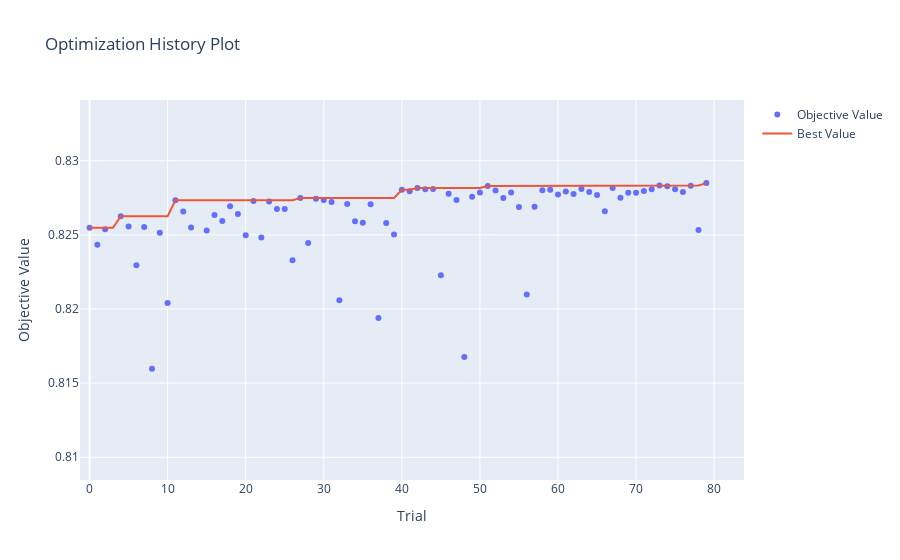
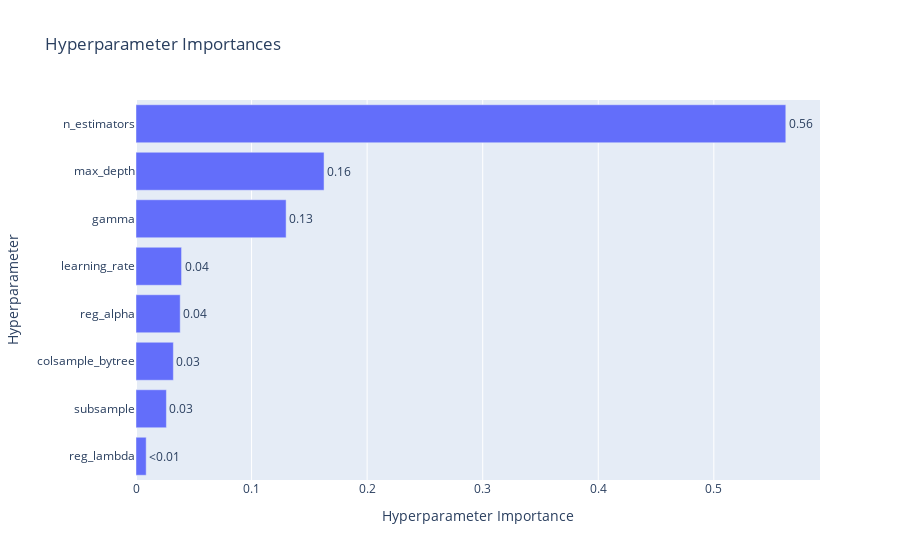

The notebook cell saved with these charts, in order:
### Code cell
plot_optimization_history(study).show()
plot_param_importances(study).show()

### Figure 1 — Plotly figure (JSON) as saved in the notebook; plotly's stock layout.template omitted (floating-point values rounded to 4 significant figures)
{"data": [{"mode": "markers", "name": "Objective Value", "type": "scatter", "x": [0, 1, 2, 3, 4, 5, 6, 7, 8, 9, 10, 11, 12, 13, 14, 15, 16, 17, 18, 19, 20, 21, 22, 23, 24, 25, 26, 27, 28, 29, 30, 31, 32, 33, 34, 35, 36, 37, 38, 39, 40, 41, 42, 43, 44, 45, 46, 47, 48, 49, 50, 51, 52, 53, 54, 55, 56, 57, 58, 59, 60, 61, 62, 63, 64, 65, 66, 67, 68, 69, 70, 71, 72, 73, 74, 75, 76, 77, 78, 79], "y": [0.8255, 0.8243, 0.8254, 0.7625, 0.8263, 0.8256, 0.8229, 0.8255, 0.816, 0.8251, 0.8204, 0.8273, 0.8266, 0.8255, 0.7614, 0.8253, 0.8263, 0.8259, 0.8269, 0.8264, 0.825, 0.8273, 0.8248, 0.8272, 0.8267, 0.8267, 0.8233, 0.8275, 0.8244, 0.8274, 0.8273, 0.8272, 0.8206, 0.8271, 0.8259, 0.8258, 0.8271, 0.8194, 0.8258, 0.825, 0.828, 0.8279, 0.8282, 0.8281, 0.8281, 0.8223, 0.8278, 0.8274, 0.8168, 0.8276, 0.8279, 0.8283, 0.828, 0.8275, 0.8279, 0.8269, 0.821, 0.8269, 0.828, 0.828, 0.8277, 0.8279, 0.8278, 0.8281, 0.8279, 0.8277, 0.8266, 0.8282, 0.8275, 0.8278, 0.8278, 0.828, 0.8281, 0.8283, 0.8283, 0.8281, 0.8279, 0.8283, 0.8253, 0.8285]}, {"mode": "lines", "name": "Best Value", "type": "scatter", "x": [0, 1, 2, 3, 4, 5, 6, 7, 8, 9, 10, 11, 12, 13, 14, 15, 16, 17, 18, 19, 20, 21, 22, 23, 24, 25, 26, 27, 28, 29, 30, 31, 32, 33, 34, 35, 36, 37, 38, 39, 40, 41, 42, 43, 44, 45, 46, 47, 48, 49, 50, 51, 52, 53, 54, 55, 56, 57, 58, 59, 60, 61, 62, 63, 64, 65, 66, 67, 68, 69, 70, 71, 72, 73, 74, 75, 76, 77, 78, 79], "y": [0.8255, 0.8255, 0.8255, 0.8255, 0.8263, 0.8263, 0.8263, 0.8263, 0.8263, 0.8263, 0.8263, 0.8273, 0.8273, 0.8273, 0.8273, 0.8273, 0.8273, 0.8273, 0.8273, 0.8273, 0.8273, 0.8273, 0.8273, 0.8273, 0.8273, 0.8273, 0.8273, 0.8275, 0.8275, 0.8275, 0.8275, 0.8275, 0.8275, 0.8275, 0.8275, 0.8275, 0.8275, 0.8275, 0.8275, 0.8275, 0.828, 0.828, 0.8282, 0.8282, 0.8282, 0.8282, 0.8282, 0.8282, 0.8282, 0.8282, 0.8282, 0.8283, 0.8283, 0.8283, 0.8283, 0.8283, 0.8283, 0.8283, 0.8283, 0.8283, 0.8283, 0.8283, 0.8283, 0.8283, 0.8283, 0.8283, 0.8283, 0.8283, 0.8283, 0.8283, 0.8283, 0.8283, 0.8283, 0.8283, 0.8283, 0.8283, 0.8283, 0.8283, 0.8283, 0.8285]}, {"marker": {"color": "#cccccc"}, "mode": "markers", "name": "Infeasible Trial", "showlegend": false, "type": "scatter", "x": [], "y": []}], "layout": {"autosize": true, "title": {"text": "Optimization History Plot"}, "xaxis": {"autorange": false, "range": [-1.223, 83.82], "title": {"text": "Trial"}, "type": "linear"}, "yaxis": {"autorange": false, "range": [0.8085, 0.8341], "title": {"text": "Objective Value"}, "type": "linear"}}}

### Figure 2 — Plotly figure (JSON) as saved in the notebook; plotly's stock layout.template omitted (floating-point values rounded to 4 significant figures)
{"data": [{"cliponaxis": false, "hovertemplate": ["reg_lambda (FloatDistribution): 0.008807440838898301<extra></extra>", "subsample (FloatDistribution): 0.026307468472543203<extra></extra>", "colsample_bytree (FloatDistribution): 0.03233533074992209<extra></extra>", "reg_alpha (FloatDistribution): 0.03825002662765913<extra></extra>", "learning_rate (FloatDistribution): 0.03942241087506354<extra></extra>", "gamma (FloatDistribution): 0.12989734868058214<extra></extra>", "max_depth (IntDistribution): 0.1627183648073607<extra></extra>", "n_estimators (IntDistribution): 0.5622616089479707<extra></extra>"], "name": "Objective Value", "orientation": "h", "text": ["<0.01", "0.03", "0.03", "0.04", "0.04", "0.13", "0.16", "0.56"], "textposition": "outside", "type": "bar", "x": [0.008807, 0.02631, 0.03234, 0.03825, 0.03942, 0.1299, 0.1627, 0.5623], "y": ["reg_lambda", "subsample", "colsample_bytree", "reg_alpha", "learning_rate", "gamma", "max_depth", "n_estimators"]}], "layout": {"autosize": true, "title": {"text": "Hyperparameter Importances"}, "xaxis": {"autorange": true, "range": [0, 0.5919], "title": {"text": "Hyperparameter Importance"}, "type": "linear"}, "yaxis": {"autorange": true, "range": [-0.5, 7.5], "title": {"text": "Hyperparameter"}, "type": "category"}}}
